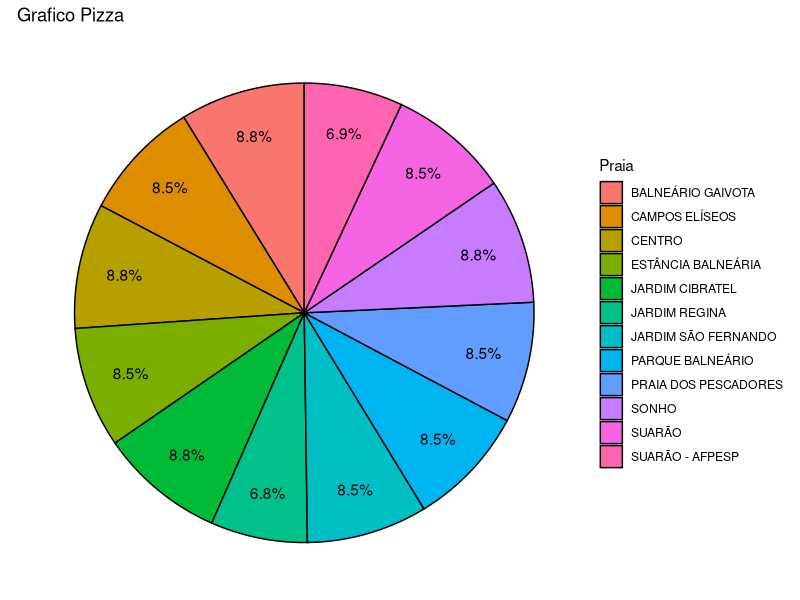

Here is the R script that generated this plot:
setwd(paste0(getwd(), "/projeto-analise-praias-sp"))

library(readxl)
library(tidyverse)

praias = read_excel('sp_beaches.xlsx') %>%
  filter(City == "ITANHAÉM") %>%
  mutate(Enterococcus = as.numeric(Enterococcus)) %>% 
  group_by(Beach) %>%
  summarise(
    amostras = n()
  )

g_pizza = praias %>% ggplot(aes(x="", y = amostras, fill = Beach)) +
  geom_bar(stat="identity", width=1) +
  coord_polar("y", start=0) +
  theme_void() +
  geom_col(width = 1, color = 1) +
  geom_text(aes(
    label = paste0(round(100 * (amostras / sum(amostras)), 1), "%"), x = 1.3),
    position = position_stack(vjust = 0.5
    )) +
  labs(
    title = "Grafico Pizza",
    y = "Amostras",
    fill = "Praia"
  )
